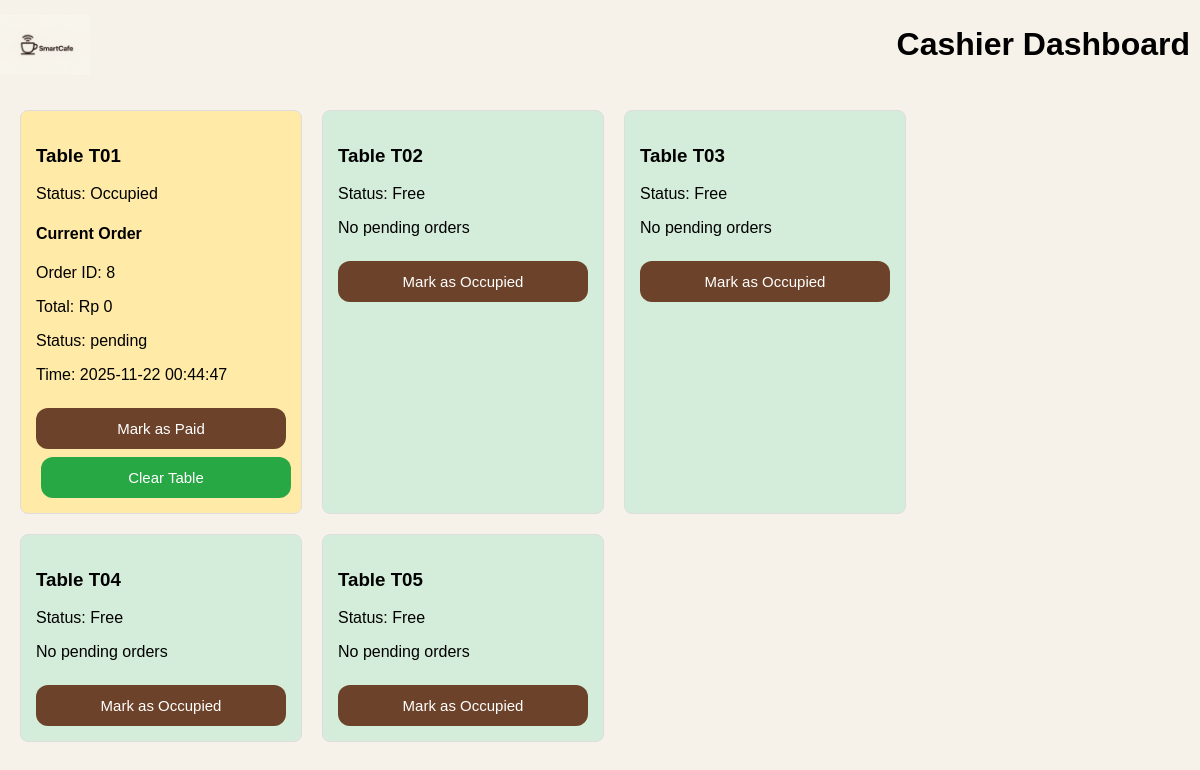
/cashier.php, run on the app's committed database.
### tables this page shows
CREATE TABLE `orders` (
  `id` int(11) NOT NULL,
  `order_date` timestamp NOT NULL DEFAULT current_timestamp(),
  `total` int(11) NOT NULL,
  `status` enum('pending','paid','completed','cancelled') DEFAULT 'pending',
  `table_id` int(11) NOT NULL
);

CREATE TABLE `tables` (
  `id` int(11) NOT NULL,
  `table_number` varchar(10) NOT NULL,
  `is_occupied` tinyint(1) DEFAULT 0
);

### cashier.php (the view, shortened to what this page needs)
<?php
include 'db_config.php';
$tables_query = "
    SELECT t.id, t.table_number, IFNULL(t.is_occupied, 0) AS is_occupied,
           o.id AS order_id, o.total, o.status, o.order_date
    FROM tables t
    LEFT JOIN orders o ON t.id = o.table_id AND o.status = 'pending'
    ORDER BY t.id
";
$result = $conn->query($tables_query);
$tables = [];
while ($row = $result->fetch_assoc()) {
    $has_pending = !is_null($row['order_id']);
    $row['is_occupied'] = $has_pending ? 1 : 0;
    $tables[] = $row;
}
?>
<!DOCTYPE html>
<html lang="en">
<head>
    <link rel="stylesheet" href="style.css">
</head>
<body>
<div class="safe-area">
    <header>
        <div class="topbar">
            <div class="brand">
                <a href="index.php">
                    <img src="assets/icon.png" alt="Logo" class="logo" />
                </a>
            </div>
            <h1>Cashier Dashboard</h1>
        </div>
    </header>
    <div class="table-list">
        <?php foreach ($tables as $table): ?>
            <div class="table-card <?php echo $table['is_occupied'] ? 'occupied' : 'free'; ?>">
                <h3>Table <?php echo htmlspecialchars($table['table_number']); ?></h3>
                <p>Status: <?php echo $table['is_occupied'] ? 'Occupied' : 'Free'; ?></p>
                <?php if ($table['order_id']): ?>
                    <div class="order-details">
                        <h4>Current Order</h4>
                        <p>Order ID: <?php echo $table['order_id']; ?></p>
                        <p>Total: Rp <?php echo number_format($table['total'], 0, ',', '.'); ?></p>
                        <p>Status: <?php echo htmlspecialchars($table['status']); ?></p>
                        <p>Time: <?php echo htmlspecialchars($table['order_date']); ?></p>
                    </div>
                <?php else: ?>
                    <p>No pending orders</p>
                <?php endif; ?>
                <form method="post" style="margin-top: 10px;">
                    <div>
                    <?php if ($table['is_occupied']): ?>
                        <button type="submit" name="free_table" class="btn">Mark as Paid</button>
                        <button type="submit" name="clear_table" class="btn" style="background: #28a745; margin-left: 5px;">Clear Table</button>
                    <?php else: ?>
                        <button type="submit" name="occupy_table" class="btn">Mark as Occupied</button>
                    <?php endif; ?>
                    </div>
                </form>
            </div>
        <?php endforeach; ?>
    </div>
</div>
</body>
</html>

### style.css (style rules this page uses)
body { margin: 0; background: #F7F2E9; font-family: 'Poppins', sans-serif; -webkit-tap-highlight-color: transparent; overflow-y: auto; padding-bottom: 80px; }
.safe-area { padding-bottom: env(safe-area-inset-bottom); }
img { max-width: 100%; height: auto; display: block; }
* { font-family: "Poppins", sans-serif; }
.btn { padding: 12px 18px; background: #6c432a; color: white; border: none; font-size: 15px; border-radius: 12px; cursor: pointer; width: 100%; margin-top: 8px; transition: .15s; box-shadow: 0 4px 12px 6c432a; }
.topbar { display:flex; align-items:center; justify-content:space-between; padding:5px 10px; position:sticky; top:0; z-index:10 }
.brand { display:flex; gap:100%; align-items:center }
.logo { width:100px; height:60px; margin-left: -10px; object-fit:cover }
.safe-area { padding-bottom: 5px; }

### cashier.php (style rules this page uses)
.table-list { display: flex; flex-wrap: wrap; gap: 20px; padding: 20px; }
.table-card { border: 1px solid #ddd; border-radius: 8px; padding: 15px; width: 250px; background: #f9f9f9; }
.table-card.occupied { background: #ffeaa7; }
.table-card.free { background: #d4edda; }
.order-details { margin-top: 10px; }

### data on the page
orders: table.table_number "T01", shows "Occupied", id "8", total "0", status "pending", order_date "2025-11-22 00:44:47", shows "Mark as Paid"
tables: table_number "T02", shows "Free", shows "No pending orders", shows "Mark as Occupied"
tables: table_number "T03", shows "Free", shows "No pending orders", shows "Mark as Occupied"
tables: table_number "T04", shows "Free", shows "No pending orders", shows "Mark as Occupied"
tables: table_number "T05", shows "Free", shows "No pending orders", shows "Mark as Occupied"
